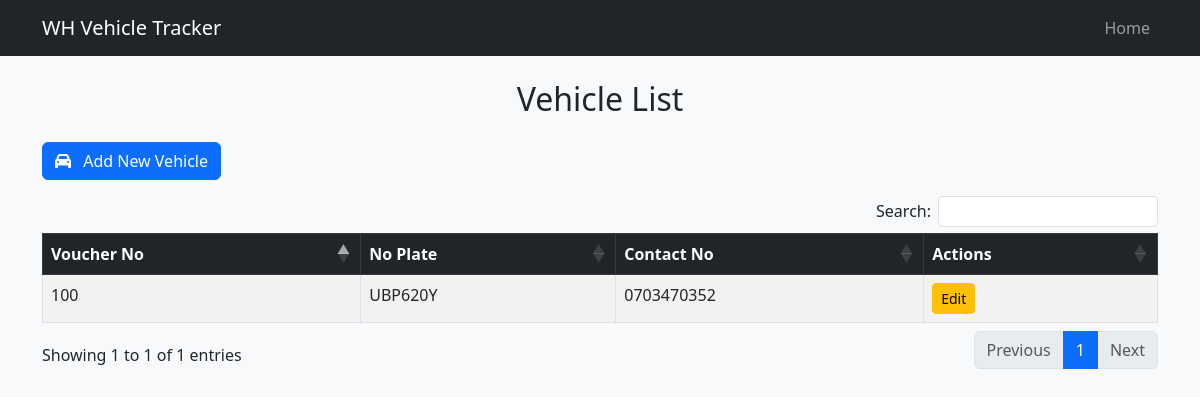
The app's page /, older data.
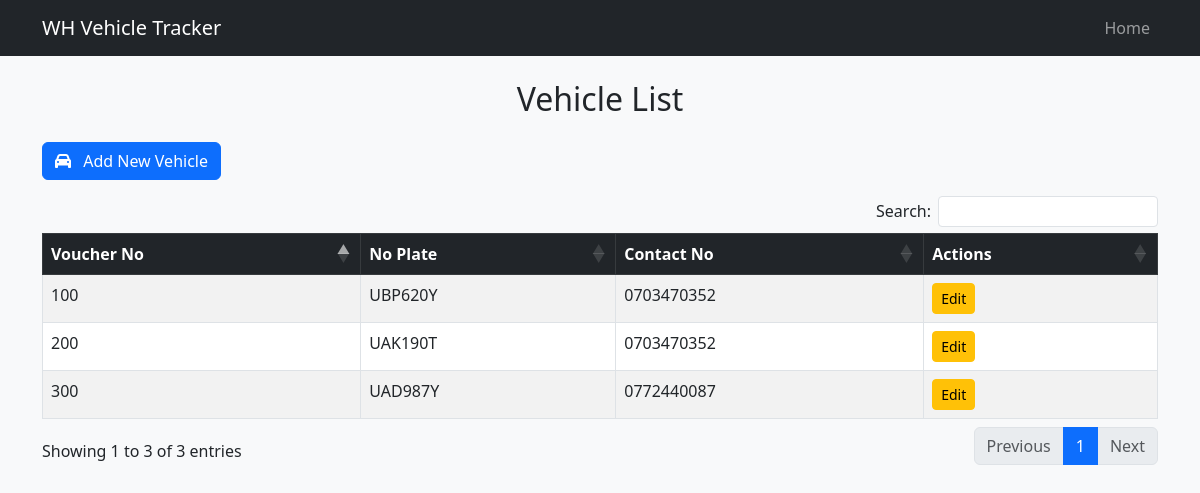
The same page, newer data.
### registration/models.py (models this page shows, shortened)
class Vehicle(models.Model):
    voucher_no = models.CharField(max_length=20, unique=True)
    registration_plate = models.CharField(max_length=15, unique=True)
    contact_no = models.CharField(max_length=15)

### registration/views.py (the view)
# urls.py: path('', vehicle_list, name='vehicle_list'),
def vehicle_list(request):
    vehicles = Vehicle.objects.all()
    return render(request, 'vehicle_list.html', {'vehicles': vehicles})

### templates/vehicle_list.html (shortened to what this page needs)
<!DOCTYPE html>
<html>
<head>
    <link href="https://cdn.jsdelivr.net/npm/bootstrap@5.3.0/dist/css/bootstrap.min.css" rel="stylesheet">
    <link rel="stylesheet" href="https://cdnjs.cloudflare.com/ajax/libs/toastr.js/latest/toastr.min.css">
    <link rel="stylesheet" href="https://cdnjs.cloudflare.com/ajax/libs/font-awesome/6.4.2/css/all.min.css">
</head>
<body>
    {% include 'navbar.html' %}
    <div class="container mt-4">
        <h2 class="text-center mb-4">Vehicle List</h2>
        <button class="btn btn-primary mb-3" data-bs-toggle="modal" data-bs-target="#vehicleModal">
            <i class="fas fa-car me-2"></i> Add New Vehicle
        </button>
        <div class="table-responsive">
            <table id="vehicleTable" class="table table-striped table-bordered">
                <thead class="table-dark">
                    <tr>
                        <th>Voucher No</th>
                        <th>No Plate</th>
                        <th>Contact No</th>
                        <th>Actions</th>
                    </tr>
                </thead>
                <tbody>
                    {% for vehicle in vehicles %}
                    <tr>
                        <td>{{ vehicle.voucher_no }}</td>
                        <td>{{ vehicle.registration_plate }}</td>
                        <td>{{ vehicle.contact_no }}</td>
                        <td>
                            <button class="btn btn-warning btn-sm edit-vehicle" data-id="{{ vehicle.id }}"
                                data-voucher_no="{{ vehicle.voucher_no }}"
                                data-registration_plate="{{ vehicle.registration_plate }}"
                                data-contact_no="{{ vehicle.contact_no }}" data-bs-toggle="modal"
                                data-bs-target="#vehicleModal">
                                Edit
                            </button>
                        </td>
                    </tr>
                    {% endfor %}
                </tbody>
            </table>
        </div>
    </div>
    <link rel="stylesheet" href="https://cdn.datatables.net/1.13.6/css/dataTables.bootstrap5.min.css">
</body>
</html>

Row changes from the older to the newer data that the page shows:
added Vehicle: voucher_no "200", registration_plate "UAK190T", contact_no "0703470352"
added Vehicle: voucher_no "300", registration_plate "UAD987Y", contact_no "0772440087"
Text that changed along with them:
text written by a page script: "Search: Showing 1 to 1 of 1 entries Previous 1 Next" → "Search: Showing 1 to 3 of 3 entries Previous 1 Next"
